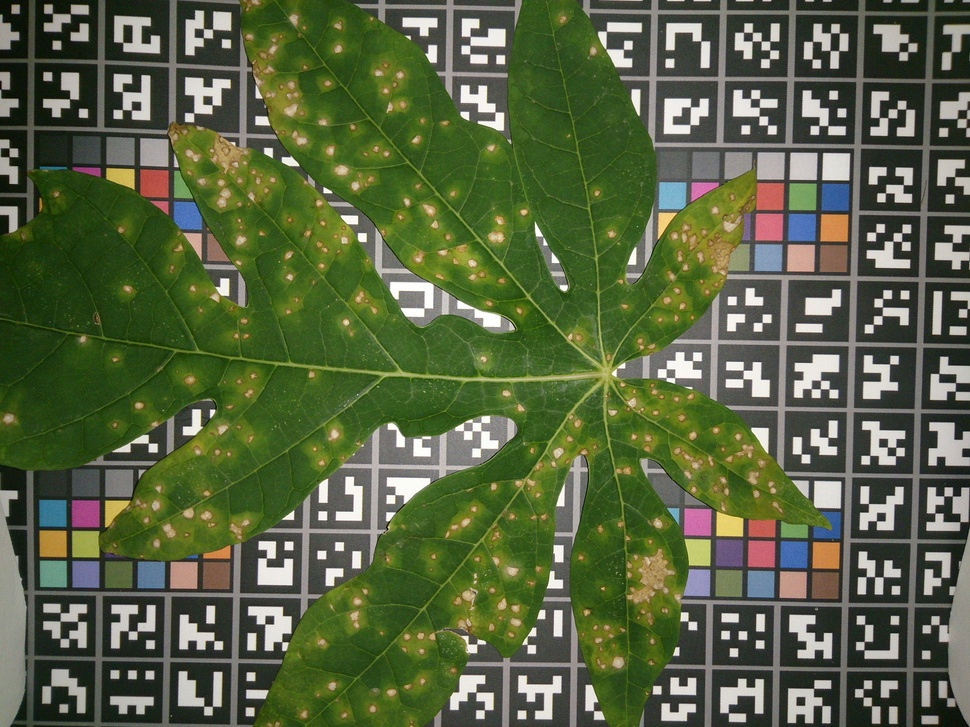
#> input picture estracao-informacao-imagens/folha-de-mamao.jpg, 970 x 727 px, shrunk from 4128 x 3096 before the run
$ python 'Operações básicas envolvendo Imagens (Python e OpenCV4 #01).py'
#> lines starting #> are read from the running program, lines starting #| are printed output that depends on the picture
import numpy as np
import cv2
def showImage(img):
    from matplotlib import pyplot as plt
    img = cv2.cvtColor(img, cv2.COLOR_BGR2RGB)
    plt.imshow(img)
    plt.show()
def main():
    img = cv2.imread("folha-de-mamao.jpg")
#> img is the input picture: shape (727, 970, 3); mean B, G, R 65.8, 99.3, 87.7
    print("As dimensões dessa imagem são: " + str(img.shape))
#| As dimensões dessa imagem são: (727, 970, 3)

    altura, largura, cores = img.shape
#> altura = 727; largura = 970; cores = 3
    for y in range(0, altura):
        for x in range(0, largura):
            # posição x, y e a coordenada de cor (0 é azul)
            azul = img.item(y, x, 0)
            # posição x, y e a coordenada de cor (1 é verde)
            verde = img.item(y, x, 1)
            # posição x, y e a coordenada de cor (2 é vermelho)
            vermelho = img.item(y, x, 2)
            # na posição x, y e coordenada azul, atribui-se o valor 0
            img.itemset((y, x, 0), 0)
            # na posição x, y e coordenada vermelha, atribui-se o valor 0
            img.itemset((y, x, 1), 0)
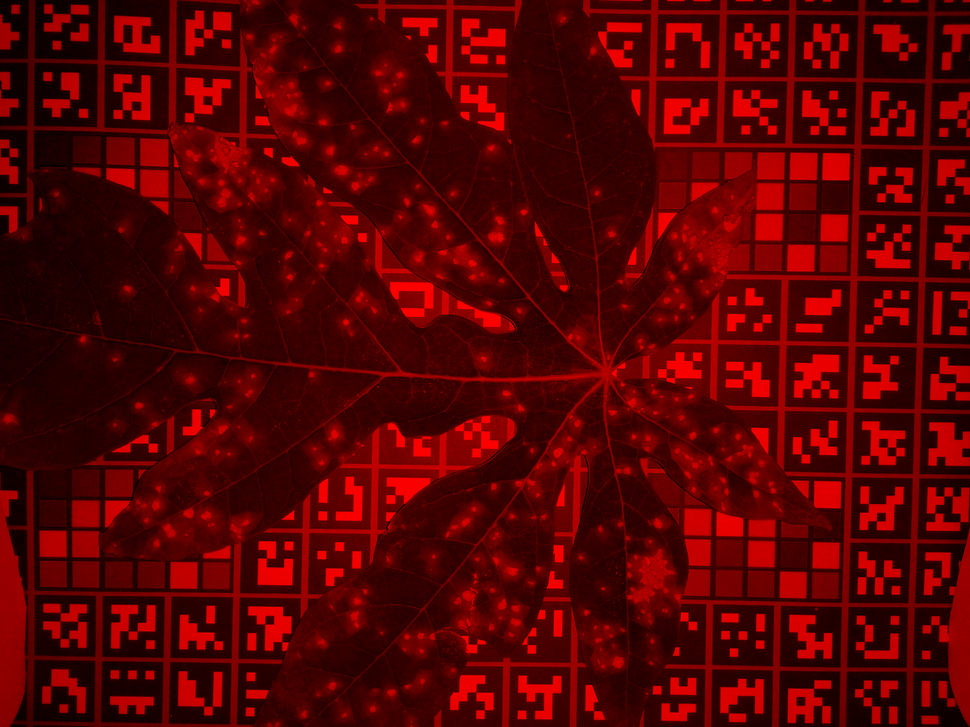
#> img: shape (727, 970, 3); mean B, G, R 0, 0, 87.7
            # como vamos manter o vermelho como está, não é necessário adicionar uma chamada para tal

    showImage(img)
main()

$ run again, with estracao-informacao-imagens/sigatoka.jpg copied over estracao-informacao-imagens/folha-de-mamao.jpg
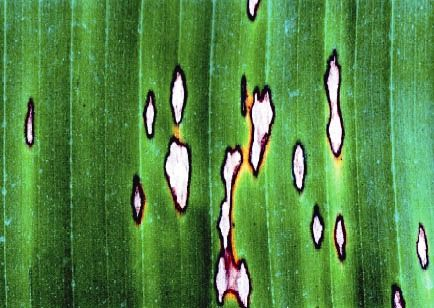
#> input picture estracao-informacao-imagens/sigatoka.jpg, 434 x 308 px
#> in main, img is the input picture: shape (308, 434, 3); mean B, G, R 67.7, 135.5, 82.8
#| As dimensões dessa imagem são: (308, 434, 3)
#> after the loop in main, `for y in range(0, altura):`:
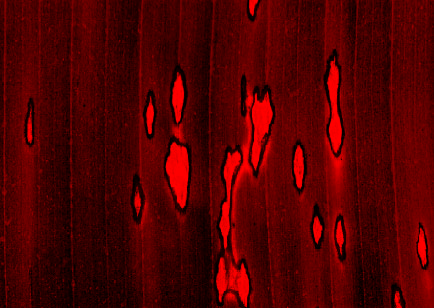
#> img: shape (308, 434, 3); mean B, G, R 0, 0, 82.8
